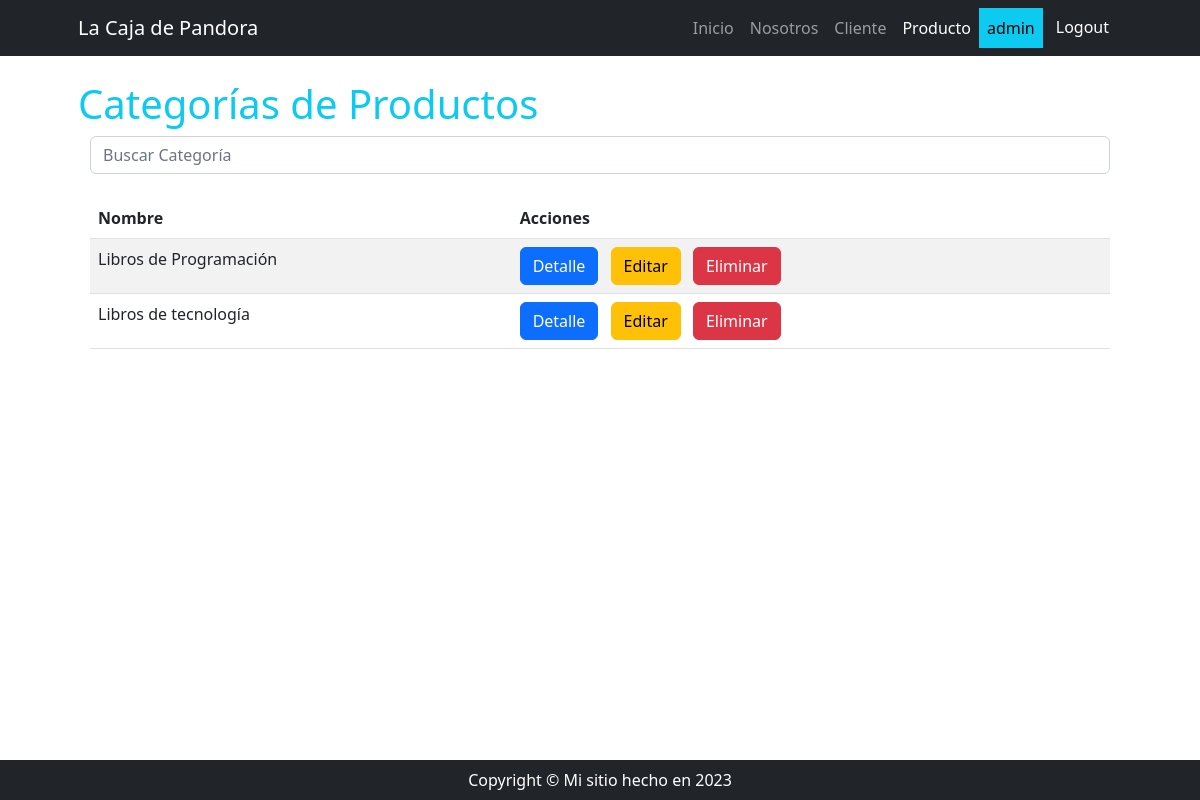
Page /producto/producto/list/ (signed in) on the committed database.
### apps/producto/models.py (models this page shows, shortened)
class ProductoCategoria(models.Model):
    nombre = models.CharField(max_length=100)
    descripcion = models.TextField(null=True, blank=True, verbose_name="descripción")
    class Meta:
        verbose_name = "categoría de productos"
        verbose_name_plural = "categorías de productos"

### apps/producto/views.py (the view)
# urls.py: path("producto/list/", ProductoCategoriaList.as_view(), name="productocategoria_list"),
class ProductoCategoriaList(ListView):
    model = ProductoCategoria
    def get_queryset(self):
        if self.request.GET.get("consulta"):
            consulta = self.request.GET.get("consulta")
            object_list = ProductoCategoria.objects.filter(nombre__icontains=consulta)
        else:
            object_list = ProductoCategoria.objects.all()
        return object_list

### apps/producto/templates/producto/productocategoria_list.html (shortened to what this page needs)
{% extends 'core/base.html' %}
{% block content_title %}
    Categorías de Productos
{% endblock content_title %}
{% block content %}
  <div class="container">
    <div class="mb-4">
      <form method="get">
        <input type="text" class="form-control" name="consulta" placeholder="Buscar Categoría">
      </form>
    </div>
    <table class="table table-striped">
      <thead>
        <tr>
          <th >Nombre</th>
          <th >Acciones</th>
        </tr>
      </thead>
      <tbody>
        {% for categoria in object_list %}
          <tr>
            <td>{{ categoria.nombre }}</td>
            <td>
              <a href="{% url 'producto:productocategoria_detail' categoria.id %}" class="btn btn-primary me-2">Detalle</a>
              <a href="{% url 'producto:productocategoria_update' categoria.id %}" class="btn btn-warning me-2">Editar</a>
              <a href="{% url 'producto:productocategoria_delete' categoria.id %}" class="btn btn-danger">Eliminar</a>
            </td>
          </tr>
        {% empty %}
          <tr>
            <td class="text-center">No hay categorías disponibles.</td>
          </tr>
        {% endfor %}
      </tbody>
    </table>
  </div>
{% endblock content %}

### apps/core/templates/core/navbar.html (shortened to what this page needs)
<nav class="navbar navbar-expand-lg navbar-dark bg-dark">
    <div class="container px-5">
        <a class="navbar-brand">La Caja de Pandora</a>
        <div class="collapse navbar-collapse" id="navbarSupportedContent">
            <ul class="navbar-nav ms-auto mb-2 mb-lg-0">
                <li class="nav-item"><a class="nav-link {% if request.path == '/' %} active {% endif %}" href="{% url 'core:index' %}">Inicio</a></li>
                <li class="nav-item"><a class="nav-link {% if '/about/' in request.path %} active {% endif %}" href="{% url 'core:about' %}">Nosotros</a></li>
                {% if user.is_authenticated %}
                    <li class="nav-item"><a class="nav-link {% if '/cliente/' in request.path %} active {% endif %} " href="{% url 'cliente:index' %}">Cliente</a></li>
                    <li class="nav-item"><a class="nav-link {% if '/producto/' in request.path %} active {% endif %} " href="{% url 'producto:index' %}">Producto</a></li>
                    <li class="nav-item nav-link text-bg-info">{{ user.username }}</li>
                    <li class="nav-item ">
                        <form action="{% url 'core:logout' %}" method="post">
                            <button type="submit" class="btn btn-dark">Logout</button>
                        </form>
                    </li>
                {% else %}
                    <li class="nav-item"><a class="nav-link {% if '/login/' in request.path %} active {% endif %} " href="{% url 'core:login' %}">Login</a></li>
                    <li class="nav-item"><a class="nav-link {% if '/register/' in request.path %} active {% endif %} " href="{% url 'core:register' %}">Registrarse</a></li>
                {% endif %}
            </ul>
        </div>
    </div>
</nav>

### rows in the picture
ProductoCategoria: nombre "Libros de Programación"
ProductoCategoria: nombre "Libros de tecnología"

### other values in the picture
{{ user.username }} "admin"
